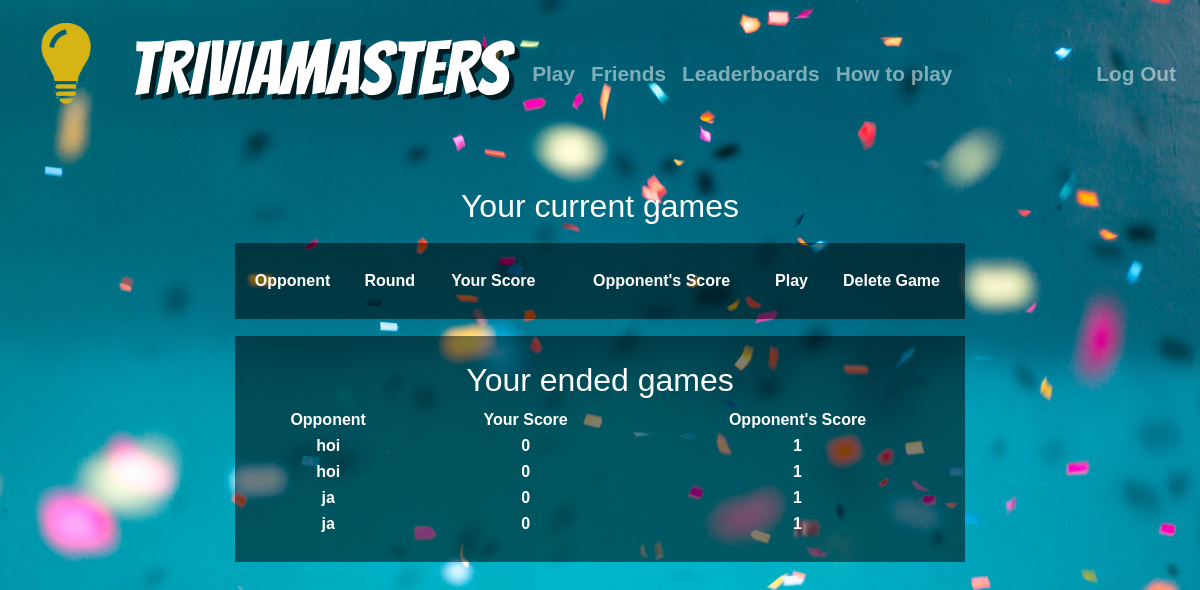
The app's page /userpage (signed in) with its own data.
### tables this page shows
CREATE TABLE 'ended' ('username' , 'opponent' , 'score_1' , 'score_2' , 'spelid' integer);

### application.py (the view)
@app.route("/userpage", methods=["GET", "POST"])
@login_required
def userpage():
    if request.method == "GET":
        username = db.execute("SELECT username FROM users WHERE id = :id", id = session["user_id"])
        for i in username:
            for name in i:
                username = i[name]
                opponent = i[name]
        row = []
        idee = []
        spell = db.execute("SELECT * FROM spel WHERE username= :username", username=username)
        spel = db.execute("SELECT * FROM spel WHERE opponent= :opponent", opponent=opponent)
        for i in spell:
            row.append((i["opponent"],i["ronde"], i["score_1"], i["score_2"], i["spelid"]))
            idee.append((i["spelid"]))
        for i in spel:
            row.append((i["username"],i["ronde"], i["score_2"], i["score_1"], i["spelid"]))
            idee.append((i["spelid"]))
        session["score"] = 0
        session["vraag"] = 0
        session["streak"] = 0
        ended = []
        end1 = db.execute("SELECT * FROM ended WHERE username= :username", username=username)
        end2 = db.execute("SELECT * FROM ended WHERE opponent= :opponent", opponent=opponent)
        for i in end1:
            a = [i["opponent"], i["score_1"], i["score_2"]]
            ended.append(a)
        for i in end2:
            a= [i["username"], i["score_2"], i["score_1"]]
            ended.append(a)
        return render_template("userpage.html", spell=spell, idee=idee, spel=spel, row=row, ended=ended)
    else:
        return render_template("userpage.html")

### application.py (called while the page is built)
@app.after_request
def after_request(response):
    response.headers["Cache-Control"] = "no-cache, no-store, must-revalidate"
    response.headers["Expires"] = 0
    response.headers["Pragma"] = "no-cache"
    return response

### helpers.py (called while the page is built)
def login_required(f):
    @wraps(f)
    def decorated_function(*args, **kwargs):
        if session.get("user_id") is None:
            return redirect("/login")
        return f(*args, **kwargs)
    return decorated_function

### templates/userpage.html (shortened to what this page needs)
{% extends "layout.html" %}
{% block main %}
<div>
<h2>Your current games</h2>
</div>
    <field>
        <table style="width:100%" action="/friends" method="get">
          <tr>
            <th>Opponent</th>
            <th>Round</th>
            <th>Your Score</th>
            <th>Opponent's Score</th>
            <th>Play</th>
            <th>Delete Game</th>
          </tr>
        </table>
    </field>
    <field>
        <h2> Your ended games</h2>
        <table style="width:100%" action="/friends" method="get">
          <tr>
            <th>Opponent</th>
            <th>Your Score</th>
            <th>Opponent's Score</th>
          </tr>
            {% for data in ended %}
              <tr>
                <td>{{data[0]}}</td>
                 <td>{{data[1]}}</td>
                  <td>{{data[2]}}</td>
          </tr>
        {%endfor %}
        </table>
    </field>
{% endblock %}

### static/styles.css (style rules this page uses)
field { text-align: center; display: inline-block; background-color: rgba(0, 0, 0, .5); padding: 25px 0px; width: 70%; margin-top:10px; }
body { background-image: url("background.jpg"); background-size: 100%; background-color: #d3d3d3; font-family: "Arial"; color: white; font-weight: bolder; }

### records on screen
ended: opponent "hoi", score_1 "0", score_2 "1"
ended: opponent "hoi", score_1 "0", score_2 "1"
ended: opponent "ja", score_1 "0", score_2 "1"
ended: opponent "ja", score_1 "0", score_2 "1"
